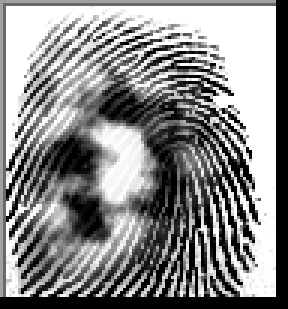
#> input picture api/FingerprintExample/CrimeScene_Fingerprint.BMP, 96 x 103 px (shown 3 times larger); its folder holds only this picture in this run
$ python -i Fingerprint_analysis.py   (imports and definitions only)
#> lines starting #> are read from the running program, lines starting #| are printed output that depends on the picture
import os
import cv2
import numpy as np

def fingerprint_ranking():
    BASE_DIR = os.path.dirname(os.path.abspath(__file__))
    folder = os.path.join(BASE_DIR, "Suspect_Fingerprints")

    # --- Image Enhancement Function ---
    def preprocess_fingerprint(image):
        if image is None: return None
        # Convert to grayscale if not already
        if len(image.shape) > 2:
            gray = cv2.cvtColor(image, cv2.COLOR_BGR2GRAY)
        else:
            gray = image

        # Apply CLAHE (Contrast Limited Adaptive Histogram Equalization)
        # This sharpens ridge details even in smudged/faint areas
        clahe = cv2.createCLAHE(clipLimit=3.0, tileGridSize=(8,8))
        enhanced = clahe.apply(gray)

        # Slight denoising to remove "salt and pepper" noise from old scans
        enhanced = cv2.fastNlMeansDenoising(enhanced, None, 10, 7, 21)

        return enhanced

    # Load Evidence (Distorted Fingerprint)
    suspect_file_raw = cv2.imread(os.path.join(BASE_DIR, "CrimeScene_Fingerprint.BMP"))
#> suspect_file_raw is the input picture: shape (103, 96, 3); min 0, max 255, mean 138.1
    suspect_file = preprocess_fingerprint(suspect_file_raw)
#> in preprocess_fingerprint, `enhanced = clahe.apply(gray)`:
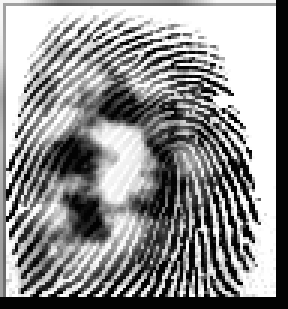
#> enhanced: shape (103, 96) (shown 3 times larger); min 3, max 255, mean 145.1

    # ORB: Oriented FAST and Rotated BRIEF
    # Tool used for image matching and feature detection.
    # ORB Setup: Increased features to 3000 to better capture details in smudged prints
    orb = cv2.ORB_create(nfeatures=3000)

    # Evidence features and their descriptors
    e_kp, e_des = orb.detectAndCompute(suspect_file, None)
#> e_kp = 108 keypoints; strongest (x, y, size): (62, 31, 31), (58, 31, 31), (62, 37, 31), (58, 38, 31)

    # Brute-force matcher for ORB (binary descriptors)
    # crossCheck must be False to allow the KNN (k=2) match for the Ratio Test
    bf = cv2.BFMatcher(cv2.NORM_HAMMING, crossCheck=False)

    # --- List to store all results for ranking ---
    all_results = []

    # Loop through each fingerprint in the folder and compare with the evidence
    for name in os.listdir(folder):
        path = os.path.join(folder, name)
        img_raw = cv2.imread(path)
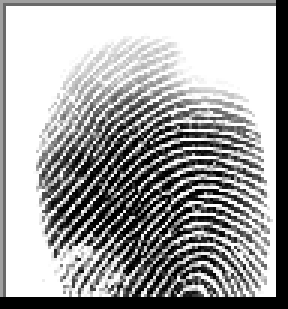
#> input picture api/FingerprintExample/Suspect_Fingerprints/Aaliya_Mensah.BMP, 96 x 103 px (shown 3 times larger)
#> img_raw is the input picture: shape (103, 96, 3); min 0, max 255, mean 163.6
        if img_raw is None: continue

        # --- ENHANCEMENT STEP ---
        img = preprocess_fingerprint(img_raw)
#> in preprocess_fingerprint (call 2), `enhanced = clahe.apply(gray)`:
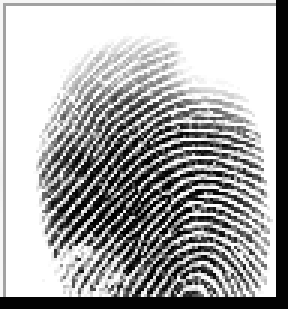
#> enhanced: shape (103, 96) (shown 3 times larger); min 3, max 255, mean 170

        # Features for the current fingerprint being observed
        kp, des = orb.detectAndCompute(img, None)
#> kp = 126 keypoints; strongest (x, y, size): (60, 69, 31), (64, 64, 31), (57, 67, 31), (56, 64, 31)
        if des is None: # No features found in the current image, skip it
            score = 0
        else:
            # Define the two versions to test
            versions = [
                img,
                cv2.flip(img, 1), # Horizontal
                cv2.flip(img, 0), # Vertical
                cv2.flip(img, -1) # Both
            ]

            max_flip_score = 0

            for v_img in versions:
                kp_v, des_v = orb.detectAndCompute(v_img, None)
                if des_v is None or len(des_v) < 2: continue

                # --- KNN MATCHING & LOWE'S RATIO TEST ---
                # This is the primary fix for partial prints.
                # It identifies unique landmarks even if most of the print is missing.
                matches = bf.knnMatch(e_des, des_v, k=2)
                good = []
                for match_pair in matches:
                    if len(match_pair) == 2:
                        m, n = match_pair
                        # 0.75 is the standard ratio for robust matching
                        if m.distance < 0.75 * n.distance:
                            good.append(m)

                # --- GEOMETRIC VERIFICATION (RANSAC) ---
                # This ensures the matches "make sense" spatially, handling rotation.
                if len(good) > 10:  # We need at least 4 points for Homography, 10 is safer
                    # Extract locations of matched keypoints
                    src_pts = np.float32([e_kp[m.queryIdx].pt for m in good]).reshape(-1, 1, 2)
                    dst_pts = np.float32([kp_v[m.trainIdx].pt for m in good]).reshape(-1, 1, 2)

                    # findHomography finds the rotation/translation matrix.
                    # RANSAC filters out points that don't fit the rotation "pattern".
                    matrix, mask = cv2.findHomography(src_pts, dst_pts, cv2.RANSAC, 5.0)

                    # The new score is the number of "Inliers"
                    # (points that actually fit the rotation/smudge pattern)
                    current_score = np.sum(mask) if mask is not None else 0
                else:
                    current_score = len(good)

                # Keep the better of the two (original vs flipped)
                if current_score > max_flip_score:
                    max_flip_score = current_score
#> this loop made 4 passes
#> (current_score, max_flip_score) on pass 1: (1, 1)
#> current_score on passes 2 to 4: 0, 0, 1
#> after the loop, max_flip_score = 1

            score = max_flip_score
#> score = 1

        # --- Calculate Confidence Score (1-100) ---
        # We use 20 verified points as a benchmark for 100% confidence (was 50).
        # This makes partial/realistic matches yield higher confidence.
        confidence = min(100, (score /  10.0) * 100)
#> confidence = 10

        # Store data for ranking
        all_results.append([name, confidence, score])
#> pass 2 of the loop in fingerprint_ranking, `for name in os.listdir(folder):`:
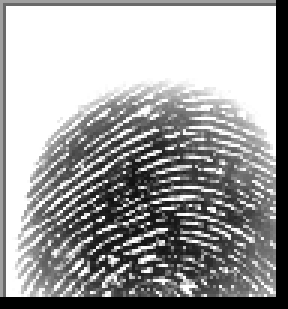
#> input picture api/FingerprintExample/Suspect_Fingerprints/Aaron.BMP, 96 x 103 px (shown 3 times larger)
#> in fingerprint_ranking, img_raw is the input picture: shape (103, 96, 3); min 0, max 255, mean 160.2
#> in preprocess_fingerprint (call 3), `enhanced = clahe.apply(gray)`:
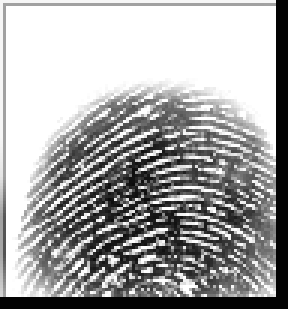
#> enhanced: shape (103, 96) (shown 3 times larger); min 3, max 255, mean 167.1
#> kp = 127 keypoints; strongest (x, y, size): (54, 48, 31), (48, 68, 31), (56, 49, 31), (34, 68, 31)
#> the loop in fingerprint_ranking, `for v_img in versions:` made 4 passes
#> after the loop in fingerprint_ranking, `for v_img in versions:`: max_flip_score = 0
#> pass 3 of the loop in fingerprint_ranking, `for name in os.listdir(folder):`:
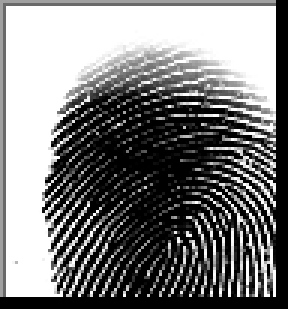
#> input picture api/FingerprintExample/Suspect_Fingerprints/Dmitri_Volkov.BMP, 96 x 103 px (shown 3 times larger)
#> in fingerprint_ranking, img_raw is the input picture: shape (103, 96, 3); min 0, max 255, mean 124.5
#> in preprocess_fingerprint (call 4), `enhanced = clahe.apply(gray)`:
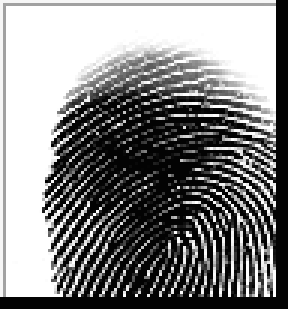
#> enhanced: shape (103, 96) (shown 3 times larger); min 3, max 255, mean 132.4
#> kp = 108 keypoints; strongest (x, y, size): (55, 35, 31), (32, 70, 31), (56, 32, 31), (49, 34, 31)
#> the loop in fingerprint_ranking, `for v_img in versions:` made 4 passes
#> after the loop in fingerprint_ranking, `for v_img in versions:`: max_flip_score = 1
#> confidence = 10

    # --- Ranking Logic ---
    # Sort suspects from highest score to lowest
    all_results.sort(key=lambda x: x[2], reverse=True)
    print(all_results)
#| [['Aaliya_Mensah.BMP', 10.0, 1], ['Dmitri_Volkov.BMP', 10.0, 1], ['Aaron.BMP', 0.0, 0]]
    return all_results

>>> result = fingerprint_ranking()
#> result = [['Aaliya_Mensah.BMP', 10, 1], ['Dmitri_Volkov.BMP', 10, 1], ['Aaron.BMP', 0, 0]]
